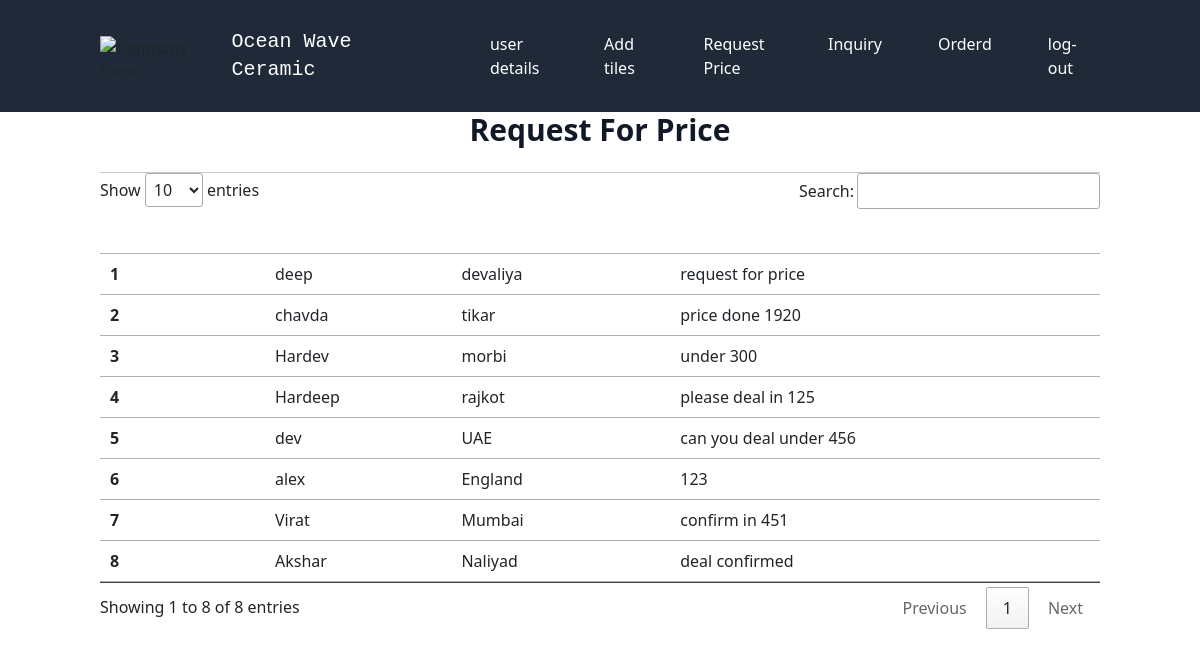
Page /req-admin.php (signed in) on the committed database.
### tables this page shows
CREATE TABLE `request` (
  `sr.no` int(200) NOT NULL,
  `f_name` varchar(50) NOT NULL,
  `l_name` varchar(50) NOT NULL,
  `address` varchar(100) NOT NULL,
  `message` varchar(100) NOT NULL
);

### req-admin.php (the view, shortened to what this page needs)
<!DOCTYPE html>
<html lang="en">
<head>
    <link rel="stylesheet" href="//cdn.datatables.net/1.10.20/css/jquery.dataTables.min.css">
    <link href="https://cdn.jsdelivr.net/npm/bootstrap@5.3.0-alpha1/dist/css/bootstrap.min.css" rel="stylesheet">
    <link href="https://cdn.jsdelivr.net/npm/tailwindcss@2.2.19/dist/tailwind.min.css" rel="stylesheet">
    <link rel="stylesheet" href="https://cdnjs.cloudflare.com/ajax/libs/font-awesome/6.0.0-beta3/css/all.min.css">
</head>
<body>
  <html lang="en">
  <head>
  </head>
  <body>
<nav class="bg-gray-800 p-4">
        <div class="container mx-auto flex justify-between items-center">
            <div class="flex items-center">
                <img src="img/abstract-circle-wave-logo-png-image-11.png" alt="Company Logo" class="h-10 mr-5"><p class="text-white text-xl font-mono hover:text-aqua">Ocean Wave Ceramic</p>
            </div>
            <div class="hidden md:flex space-x-6 text-white">
                <a href="#home" class="hover:bg-gray-700 px-3 py-2 rounded"></a>
                <a href="admin.php" class="hover:bg-gray-700 px-3 py-2 rounded">user details</a>
                <a href="form.php" class="hover:bg-gray-700 px-3 py-2 rounded">Add tiles</a>
                <a href="req-admin.php" class="hover:bg-gray-700 px-3 py-2 rounded">Request Price</a>
                <a href="inquiry-admin.php" class="hover:bg-gray-700 px-3 py-2 rounded">Inquiry</a>
                 <a href="order-admin.php" class="hover:bg-gray-700 px-3 py-2 rounded">Orderd</a>
                 <?php
  echo "<a href='logout.php' class='hover:bg-gray-700 px-3 py-2 rounded '>log-out</a>";
  ?>
            </div>
        </div>
    </nav>
    </body>
    </html>
<h2 class="text-3xl font-extrabold mb-6 text-gray-900 text-center">Request For Price</h2>
<div class="container my-4" >
  <table class="table " id="myTable">
    <hr>
    <thead>
      <tr>
        <th scope="col" style="color:white;">S.NO</th>
        <th scope="col" style="color:white;" >Name</th>
        <th scope="col" style="color:white;">Address</th>
        <th scope="col" style="color:white;">Request</th>
      </tr>
    </thead>
    <tbody>
    <?php
    $conn = mysqli_connect("localhost","root","","project");
        $sql = "SELECT * FROM `request`";
        $result = mysqli_query($conn, $sql);
        $sno=0;
        while($row = mysqli_fetch_assoc($result)){
          $sno=$sno+1;
            $name = $row['f_name'];
            $address = $row['address'];
            $inquiry=$row['message'];
          echo '<tr>
          <th scope="row">'. $sno . '</th>
          <td>'. $name. '</td>
          <td>'. $address. '</td>
          <td> '.$inquiry.' </td>
          </tr>';
        }
        ?>
         </tbody>
    </table>
  </div>
</body>
</html>

### req-admin.php (style rules this page uses)
.table { color: black; background: rgb(97, 93, 88); }
#myTable { background:; background-color: rgb(97, 93, 88) ; }

### rows in the picture
request: f_name "deep", address "devaliya", message "request for price"
request: f_name "chavda", address "tikar", message "price done 1920"
request: f_name "Hardev", address "morbi", message "under 300"
request: f_name "Hardeep", address "rajkot", message "please deal in 125"
request: f_name "dev", address "UAE", message "can you deal under 456"
request: f_name "alex", address "England", message "123"
request: f_name "Virat", address "Mumbai", message "confirm in 451"
request: f_name "Akshar", address "Naliyad", message "deal confirmed"
